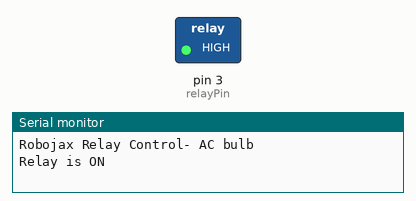
Simulated run of this sketch. Board: Arduino Uno, built with avr-gcc and run on an emulated ATmega328P. Parts: switched loads named in the sketch (green lamp = pin HIGH), the last lines printed to the serial monitor.

Above: at 3.0 s.
At 5.5 s:
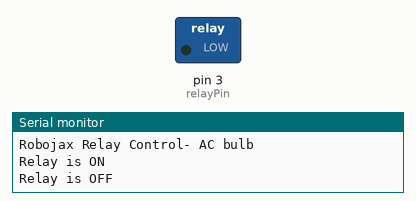
Timing chart, 0 to 8.5 s (numbered marks = the images above):
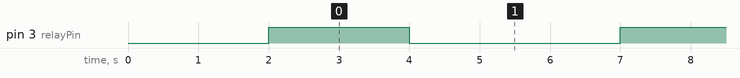

The sketch:

relay_checker.ino
```cpp
// (licence header left out)
int relayPin = 3;
int loopDelay = 1000;// delay in loop


void setup() {

    pinMode(relayPin, OUTPUT);// set pin as output
    digitalWrite(relayPin, LOW); // set initial state OFF for low trigger relay


  Serial.begin(9600);// initialize serial monitor with 9600 baud
  Serial.println("Robojax Relay Control- AC bulb");
  delay(2000);
}

void loop() {
  // Robojax AC load control with 5V relay
 // turn relay ON
  digitalWrite(relayPin, HIGH);
  Serial.println("Relay is ON");
  delay(2000);// wait for 2 seconds


 // turn relay OFF
  digitalWrite(relayPin, LOW);
  Serial.println("Relay is OFF");
  delay(2000);// wait for 2 seconds


 Serial.println("===============");

 delay(loopDelay);// wait for loopDelay ms

}// loop end
```

Measured:
- by itself, pin 3 (relayPin): alternates HIGH for 2.0 s and LOW for 3.0 s
